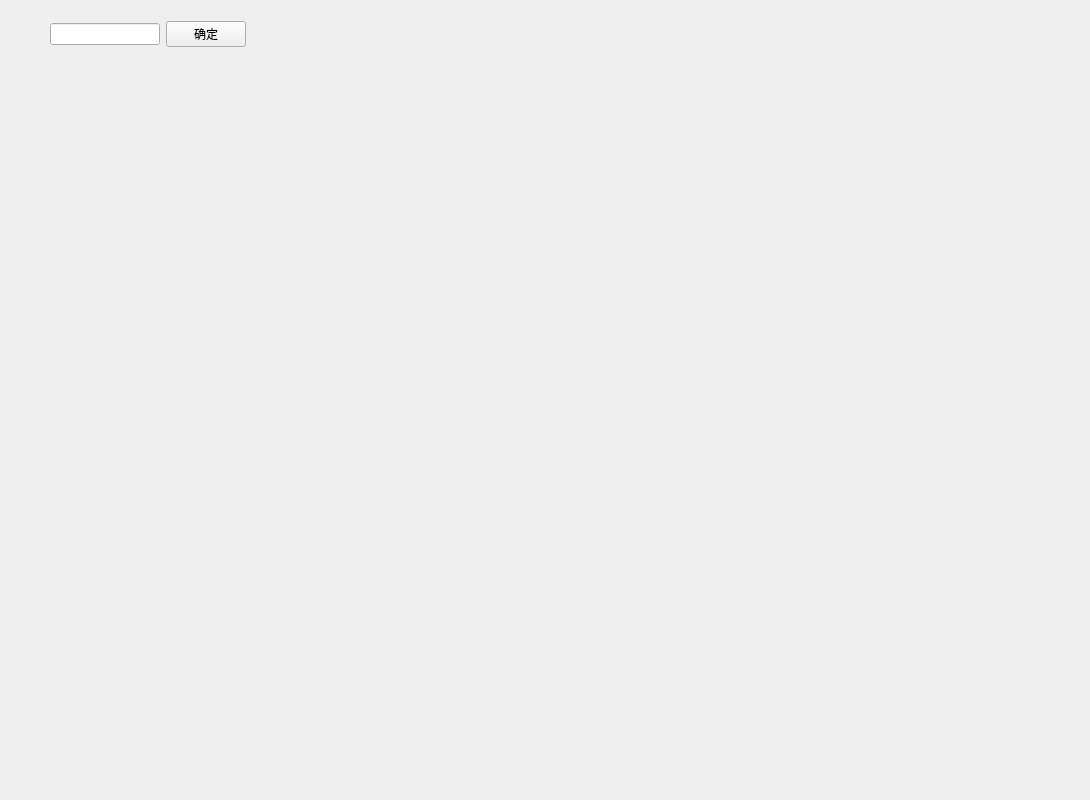
    <widget class="QWidget" name="gray">
     <attribute name="title">
      <string>灰度级</string>
     </attribute>
     <widget class="QWidget" name="layoutWidget">
      <property name="geometry">
       <rect>
        <x>50</x>
        <y>20</y>
        <width>196</width>
        <height>28</height>
       </rect>
      </property>
      <layout class="QHBoxLayout" name="horizontalLayout_2">
       <item>
        <widget class="QLineEdit" name="gray_level">
         <property name="maxLength">
          <number>3</number>
         </property>
        </widget>
       </item>
       <item>
        <widget class="QPushButton" name="gray_determine">
         <property name="text">
          <string>确定</string>
         </property>
        </widget>
       </item>
      </layout>
     </widget>
     <widget class="QCustomPlot" name="gray_paint" native="true">
      <property name="geometry">
       <rect>
        <x>590</x>
        <y>60</y>
        <width>491</width>
        <height>731</height>
       </rect>
      </property>
      <property name="contextMenuPolicy">
       <enum>Qt::ActionsContextMenu</enum>
      </property>
     </widget>
     <widget class="mywidget" name="gray_page" native="true">
      <property name="geometry">
       <rect>
        <x>29</x>
        <y>60</y>
        <width>541</width>
        <height>731</height>
       </rect>
      </property>
      <property name="contextMenuPolicy">
       <enum>Qt::ActionsContextMenu</enum>
      </property>
     </widget>
    </widget>
